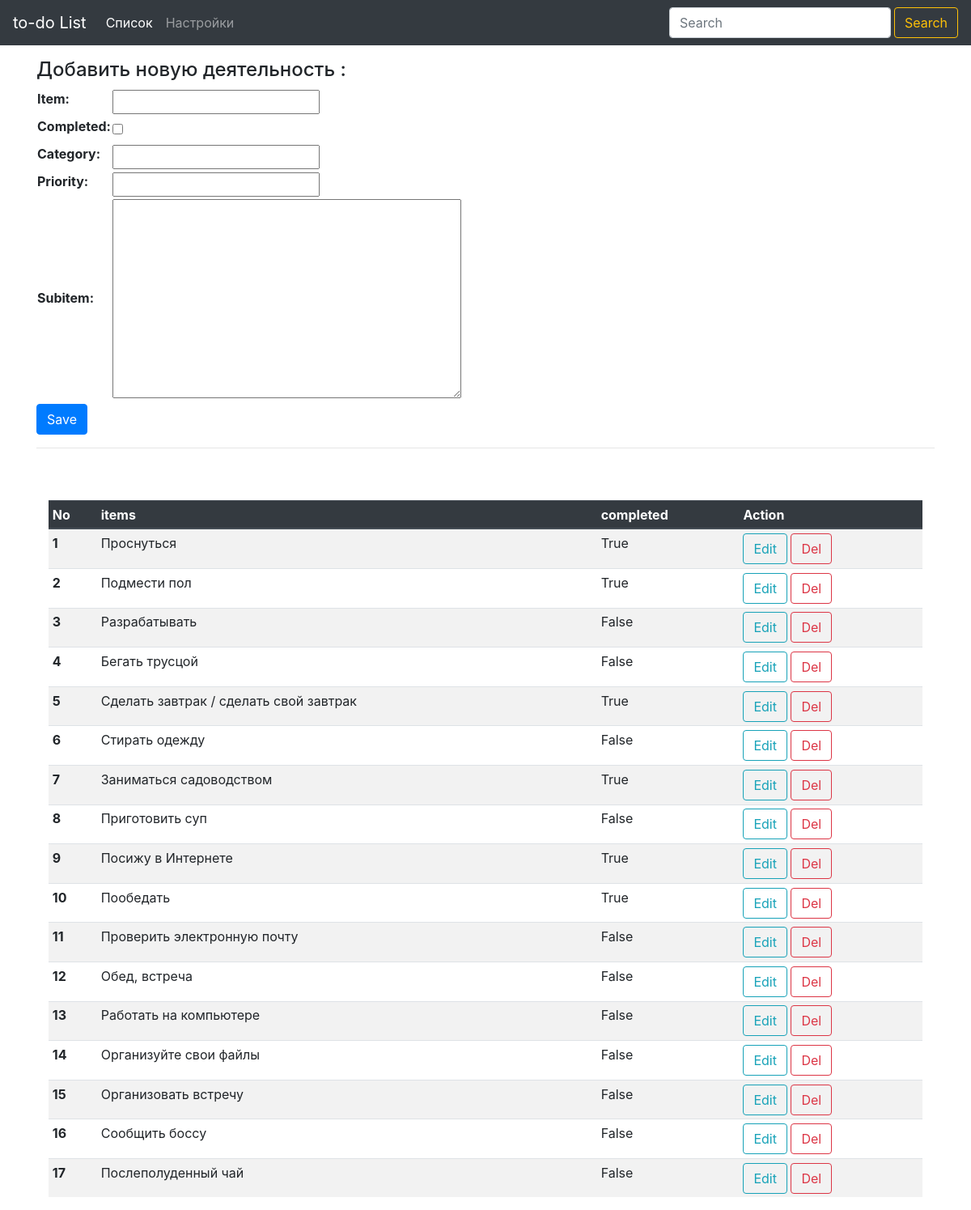
The app's page /list/create/ with its own data.
### list/models.py (models this page shows, shortened)
class List(models.Model):
    item = models.CharField(max_length=200)
    completed = models.BooleanField(default=False)
    category = models.CharField(max_length=50, default='')
    priority = models.CharField(max_length=50, default='')
    subitem = models.TextField(max_length=300, default='', blank=True)

### list/views.py (the view)
# urls.py: url('create/', views.create, name='create'),
def create(request):
    all_items = List.objects.all()
    item_form = ListForm(request.POST or None)
    if request.method == 'POST' :
        if item_form.is_valid():
            item_form.save()
            messages.success(request,('данные добавлены в список!'))
            return redirect ('list/create.html')
    context = {
        "Title" : 'Create',
        'all_items' : all_items,
        "item_form" : item_form,
    }
    return render (request, 'list/create.html', context)

### list/forms.py
class ListForm(forms.ModelForm):
    class Meta:
        model = List
        fields = ["item", "completed", "category", "priority", "subitem"]

### list/templates/list/create.html (shortened to what this page needs)
{% extends 'base.html' %}
{% load static %}
{% block content %}
<div class="container pt-4">
    <div>
    <h4>   Добавить новую деятельность : </h4>
    <form method="POST">
        <table>
            {{item_form}}
        </table>
        <button type="submit" class="btn btn-primary">Save</button>
        <hr>
    </div>
    <div class="container pt-5">
        <table id ="example" class="table table-striped table-hover table-sm">
          <thead class="thead-dark">
            <tr>
              <th scope="col">No</th>
              <th scope="col">items</th>
              <th scope="col">completed</th>
              <th scope="col">Action</th>
            </tr>
          </thead>
          <tbody>
            {% for things in all_items %}
            <tr>
              <th scope="row">{{forloop.counter}}</th>
              <td> {{things.item}} </td>
              <td>{{things.completed}}</td>
              <td>
                <a href="{% url 'list:update' things.id %}"><button type="button" class="btn btn-outline-info">Edit</button></a>
                <a href="{% url 'list:delete' things.id %}" onclick="return confirm('вы уверены в удалении??')"><button type="button" class="btn btn-outline-danger">Del</button></a>
              </td>
            </tr>
            {% endfor %}
          </tbody>
        </table>
      </div>
</div>
{% endblock content %}

### records on screen
List: item "Проснуться", completed "True"
List: item "Подмести пол", completed "True"
List: item "Разрабатывать", completed "False"
List: item "Бегать трусцой", completed "False"
List: item "Сделать завтрак / сделать свой завтрак", completed "True"
List: item "Стирать одежду", completed "False"
List: item "Заниматься садоводством", completed "True"
List: item "Приготовить суп", completed "False"
List: item "Посижу в Интернете", completed "True"
List: item "Пообедать", completed "True"
List: item "Проверить электронную почту", completed "False"
List: item "Обед, встреча", completed "False"
List: item "Работать на компьютере", completed "False"
List: item "Организуйте свои файлы", completed "False"
List: item "Организовать встречу", completed "False"
List: item "Сообщить боссу", completed "False"
List: item "Послеполуденный чай", completed "False"
